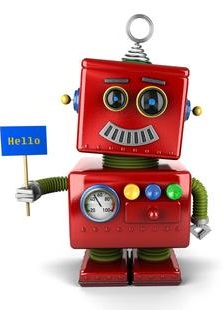
#> input picture MVLaboratory/Activity7/original.jpg, 224 x 310 px
$ python Grad.py   (Python 2 division)
#> lines starting #> are read from the running program, lines starting #| are printed output that depends on the picture
#> further down, img is the input picture: shape (310, 224, 3); mean B, G, R 173.2, 173.5, 203.8
### MVLaboratory/Activity7/Subru.py

import numpy as np
import math
def gray(img):
    h, w, d = img.shape
#> h = 310; w = 224; d = 3
    for h1 in xrange(0,h,1):
        for w1 in xrange(0,w,1):
            #El promedio es asignado al pixel y se aloja en un canal
            img[h1, w1,0]=sum(img[h1, w1])//3
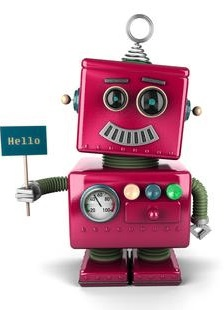
#> img: shape (310, 224, 3); mean B, G, R 183.4, 173.5, 203.8
     #Se tiene una imagen de salida en escala de grises
    imagen=img[:,:,0]
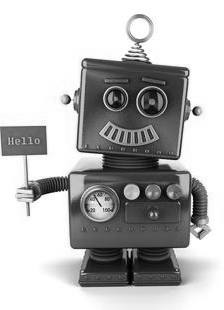
#> imagen: shape (310, 224); min 0, max 255, mean 183.4
    return imagen

def prewitt(img2):
    h, w = img2.shape
#> h = 310; w = 224
    m=np.empty((h, w))
    ang=np.empty((h,w))

    for h1 in xrange(0,h,1):
        for w1 in xrange(0,w,1):
            #se establece una regla para evitar conflictos
            #con coordenadas fuera del rango
            if w1==w-1:
                w2=w1
                a=0
            else:
                w2=w1+1
                a=1
            if h1==h-1:
                h2=h1
                b=0
            else:
                h2=h1+1
                b=1
            if w1>=w-2:
                w3=w1
                c=0
            else:
                w3=w1+2
                c=1
            if h1>=h-2:
                h3=h1
                d=0
            else:
                h3=h1+2
                d=1
            # se aplica la mascara de deteccion de borde Prewitt paea la commponente
            #horizontal
            con1x=-1*img2[h1, w1].tolist()+0*img2[h1, w2].tolist()*a+1*img2[h1, w3].tolist()*c
            con2x=-1*img2[h2, w1].tolist()*b+0*img2[h2, w2].tolist()*b*a+1*img2[h2, w3].tolist()*b*c
            con3x=-1*img2[h3, w1].tolist()*d+0*img2[h3, w2].tolist()*d*a+1*img2[h3, w3].tolist()*d*c
            convx=con1x+con2x+con3x
            # se aplica la mascara de deteccion de borde Prewitt paea la commponente
            #vertical
            con1y=1*img2[h1, w1].tolist()+1*img2[h1, w2].tolist()*a+1*img2[h1, w3].tolist()*c
            con2y=0*img2[h2, w1].tolist()*b+0*img2[h2, w2].tolist()*b*a+0*img2[h2, w3].tolist()*b*c
            con3y=-1*img2[h3, w1].tolist()*d-1*img2[h3, w2].tolist()*d*a-1*img2[h3, w3].tolist()*d*c
            convy=con1y+con2y+con3y
            if convx > 0 and convy == 0:
                theta = 0
            elif convx < 0 and convy == 0:
                theta = 180
            if convx == 0 and convy > 0:
                theta = 90
            elif convx == 0 and convy < 0:
                theta = 270
            else:
                theta = int(math.degrees(math.atan2(convy,convx)))
            #para reducir coste, se obtiene la magnitud del gradiente
            #a travez de una aproximacion.
            g=abs(convx)+abs(convy)
            #Se asignan los valores de la magnitud a la matriz m
            m[h1,w1]=g
            ang[h1,w1]=theta
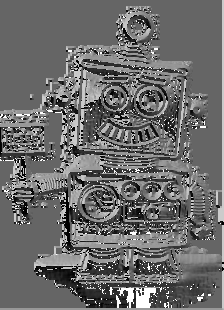
#> ang: shape (310, 224) float64; min -179, max 270, mean 10.4; drawn with min black and max white
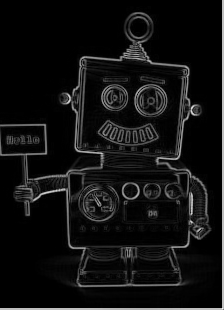
#> m: shape (310, 224) float64; min 0, max 1020, mean 69.7; drawn with min black and max white

    return m, ang
#####################################################################

### MVLaboratory/Activity7/Grad.py
from Subru import *
import cv2
#Pruebas
img=cv2.imread('original.jpg',1)
gr=gray(img)
cv2.imwrite('input.png',gr)
magnitud, angulo=prewitt(gr)
print magnitud
#> (printed output is left out)
print angulo
#> (printed output is left out)
